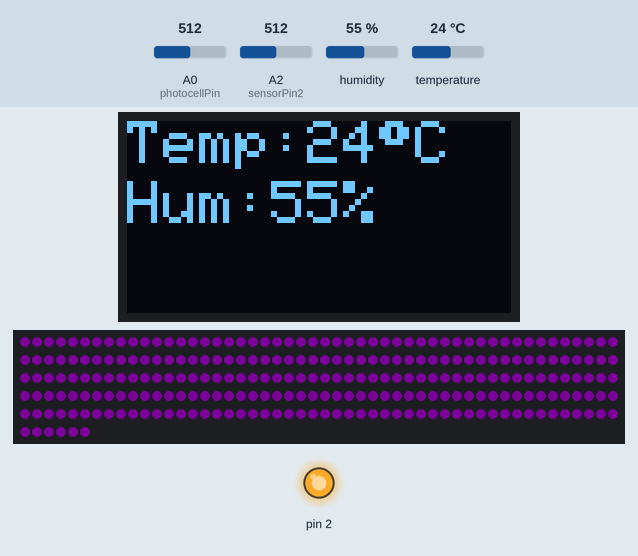
Bench run of a sketch on a simulated Arduino Uno, built with avr-gcc and run on an emulated ATmega328P. Parts: 128×64 one-colour display, 256 RGB LEDs in strip order, left to right, continuing on the next row, output pins drawn as LEDs (lit = HIGH). Inputs (shaded band) come from the test bench; at power-on: humidity 55 %, A0 (photocellPin) = 512, A2 (sensorPin2) = 512, temperature 24 °C. Dim RGB values are drawn brighter than linear.

Above: at 1.2 s.
1.3 s: humidity set to 22 %
At 2.6 s:
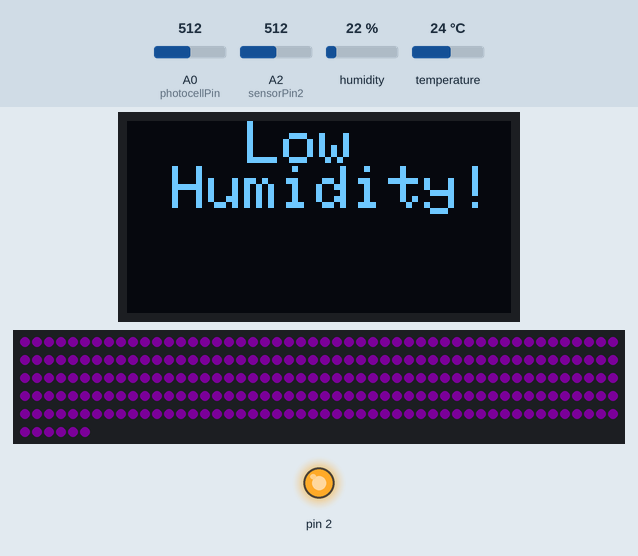
3.6 s: A0 (photocellPin) set to 791
5.1 s: A0 (photocellPin) set to 808
At 6.3 s:
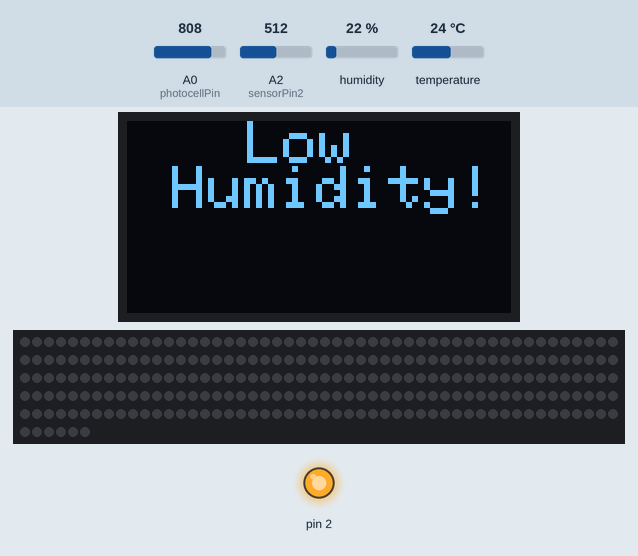
6.6 s: A0 (photocellPin) set to 790
At 7.6 s:
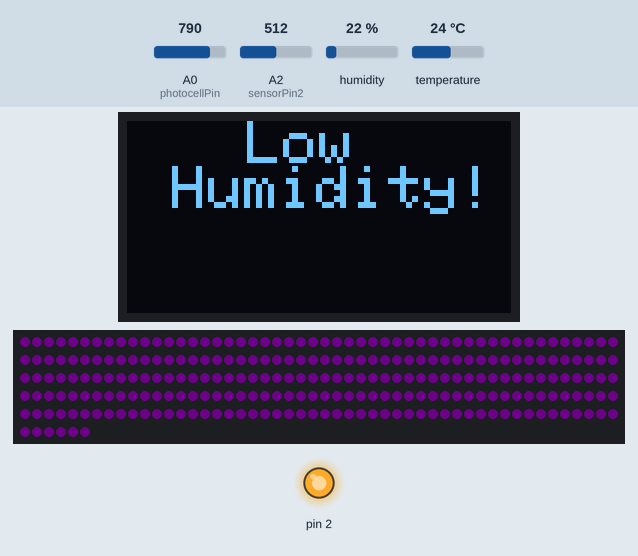
8.1 s: A0 (photocellPin) set to 810
At 8.7 s:
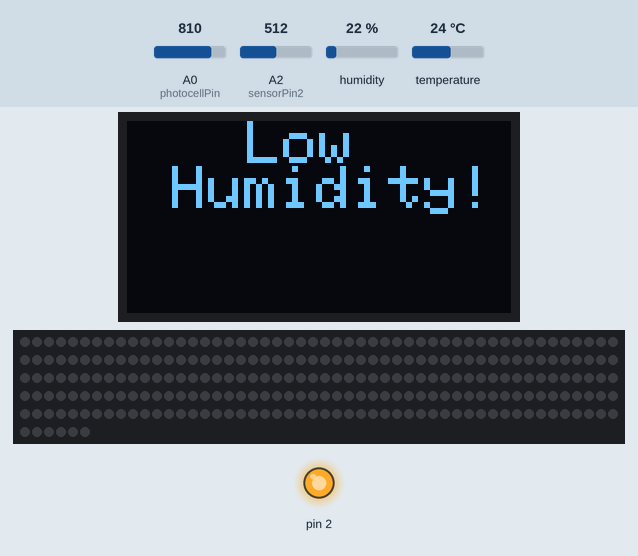
Timing chart, 0 to 10.6 s (numbered marks = the images above; inputs shaded):
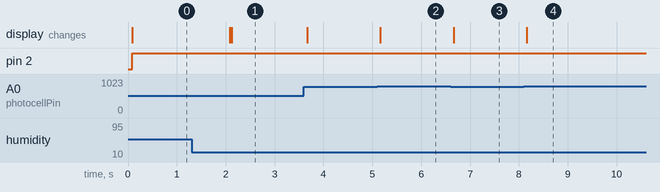

Measured:
- the behaviour switches between 799 and 800 on A0 (photocellPin) (found by bisection; images 1 and 2)
- after the input at 1.3 s, the display: first changes after 0.78 s (image 1 shows a later state)

The sketch:

growBox.ino
```cpp
//Importing libraries
#include <Adafruit_NeoPixel.h> // library that allows control over the grow light
#include <DHT.h> //library for interpreting readings from the DHT humidity and temperature sensor

#ifdef __AVR__
#include <avr/power.h>
#endif
//#define sensorPin A0 //Moisture sensor pin
#define PIN 6 // grow light connected to pin 6
#define NUMPIXELS 256 // number of LEDs in the grow light
#define DHTPIN 7 // temperature sensor connected to pin 2
#define DHTTYPE DHT22 // type of the sensor
#include <Wire.h>
#include <Adafruit_GFX.h>
#include <Adafruit_SSD1306.h>

#define SCREEN_WIDTH 128 // OLED display width, in pixels
#define SCREEN_HEIGHT 64 // OLED display height, in pixels
// Declaration for an SSD1306 display connected to I2C (SDA, SCL pins)
Adafruit_SSD1306 display(SCREEN_WIDTH, SCREEN_HEIGHT, &Wire, -1);
DHT dht(DHTPIN, DHTTYPE); //initialising of the temperature sensor

Adafruit_NeoPixel pixels(NUMPIXELS, PIN, NEO_GRB + NEO_KHZ800); // initialising the grow light
#define DELAYVAL 500

int photocellPin = 0; //photocell pin connected to A0
const int sensorPin1 = A1; // soil moisture sensor 1 connected  to pin A1
const int sensorPin2 = A2; // soil moisture sensor 2 connected to pin A2
const int sensorPin3  = A3; // soil moisture sensor 3 connected to pin A3
const int sensorPin4 =  A4; // soil moisture sensor 4 connected to pin A4
float moisture = 0; //initialising the moisture variable
int photocellReading;
int temperature;
int humidity;
void setup() {
  if (!display.begin(SSD1306_SWITCHCAPVCC, 0x3C)) { // Address 0x3D for 128x64
    Serial.println(F("SSD1306 allocation failed"));
    for (;;);
  }
#if defined(__AVR_ATtiny85__) && (F_CPU == 16000000)
  clock_prescale_set(clock_div_1);
#endif

  Serial.begin(115200);
  dht.begin();
  pixels.begin();
  pinMode(2, OUTPUT);
  pinMode(sensorPin1, INPUT);
  pinMode(sensorPin2, INPUT);
  pinMode(sensorPin3, INPUT);
  pinMode(sensorPin4, INPUT);
}

void loop() {

  humidity = dht.readHumidity(); //readings from the DHT sensor for the humidity in the box
  temperature = dht.readTemperature(); //data from the DHT sensor for the temperature in the box
  updateDisplay(humidity, temperature); //calling the function to display the data
  photocellReading = analogRead(photocellPin); // readings from the light sensor/photoresistor
  adjustGrowLight(photocellReading); // calling the function to adjust the light with the data
  moisture = analogRead((sensorPin1 + sensorPin2 + sensorPin3 + sensorPin4) / 4); // readings from the moisture soil sensors and taking
  //calculating the average
  //if statement to check if the soil is wet or dry
  if (moisture > 500) {
    digitalWrite(2, HIGH); // if the moisture is over 500, which shows that is dry, switch on the relay/watering
  } else {
    digitalWrite(2, LOW); // otherwise switch the relay off/watering
  }

  //if statement to check the humidity and call the function for the warning whether it is above or below the required
  if (humidity < 40 ) {
    lowHumidityWarning();
  } else if (humidity > 98) {
    highHumidityWarning();
  }
  //if statement to check the temperature and call the function for the warning whether it is above or below the required
  if ( temperature < 22 ) {
    lowTemperatureWarning();
  } else if (temperature > 27) {
    highTemperatureWarning();
  }
}

// turns the led strip on with a given brightness
void lightsOn(int brightness) {
  pixels.setBrightness(brightness); \
  //turns on each LED of the grow light
  for (int i = 0; i < NUMPIXELS; i++) {
    pixels.setPixelColor(i, pixels.Color(200, 0, 255, 0));
  }
  pixels.show();
}

//turns off the grow light
void lightsOff() {
  //turns off each led of the grow light
  for (int i = 0; i < NUMPIXELS; i++) {
    pixels.setPixelColor(i, pixels.Color(0, 0, 0));
  }
  pixels.show();
}

//adjusting the brightness of the grow light depending on the light source in the room
void adjustGrowLight(int photocellReading) {
  if (photocellReading < 800 && photocellReading > 570) {
    lightsOn(10);
  } else if (photocellReading < 569 && photocellReading > 401) {
    lightsOn(25);
  } else if (photocellReading < 400 && photocellReading > 201) {
    lightsOn(30);
  } else if (photocellReading < 200) {
    lightsOn(40);
  } else {
    lightsOff();
  }
}

void printReadings(float humidity, float temperature) {
  Serial.print("Humidity: ");
  Serial.print(humidity);
  Serial.print(" %\t");
  Serial.print("Temperature: ");
  Serial.print(temperature);
  Serial.println(" *C ");
  delay(1000);
}
//function that displays the temperature and humidity of the box
void updateDisplay(int humidity, int temperature) {
  display.clearDisplay();
  display.setTextSize(2);
  display.setTextColor(WHITE);
  display.setCursor(0, 0);
  display.print("Temp:");
  display.print(temperature);
  display.print((char)247);
  display.print("C");
  display.setCursor(0, 20);
  display.print("Hum:");
  display.print(humidity);
  display.println("%");
  display.display();
}

//temperature warning for temperature over 27 degrees
void highTemperatureWarning() {
  while (temperature > 27) {
    display.clearDisplay();
    display.setTextSize(2);
    display.setTextColor(WHITE);
    display.setCursor(40, 5);
    display.println("High");
    display.setCursor(30, 30);
    display.print("Temp!");
    display.display();
    photocellReading = analogRead(photocellPin);
    adjustGrowLight(photocellReading);
  }
}
//function that displays warning if the temperature is below 22 degrees
void lowTemperatureWarning() {
  while (temperature < 22) {
    display.clearDisplay();
    display.setTextSize(2);
    display.setTextColor(WHITE);
    display.setCursor(40, 35);
    display.println("Low");
    display.setCursor(30, 50);
    display.print("Temp!");
    display.display();
    photocellReading = analogRead(photocellPin);
    adjustGrowLight(photocellReading);
  }
}
//function that displays warning if the humidity is over 60%
void highHumidityWarning() {
  while (humidity > 60) {
    display.clearDisplay();
    display.setTextSize(2);
    display.setTextColor(WHITE);
    display.setCursor(40, 0);
    display.println("High");
    display.setCursor(15, 20);
    display.print("Humidity!");
    display.display();
    photocellReading = analogRead(photocellPin);
    adjustGrowLight(photocellReading);
  }
}
//function that displays warning if the humidity is below 40%
void lowHumidityWarning() {
  while (humidity < 40) {
    display.clearDisplay();
    display.setTextSize(2);
    display.setTextColor(WHITE);
    display.setCursor(40, 0);
    display.println("Low");
    display.setCursor(15, 15);
    display.print("Humidity!");
    display.display();
    photocellReading = analogRead(photocellPin);
    adjustGrowLight(photocellReading);
  }
}
```
